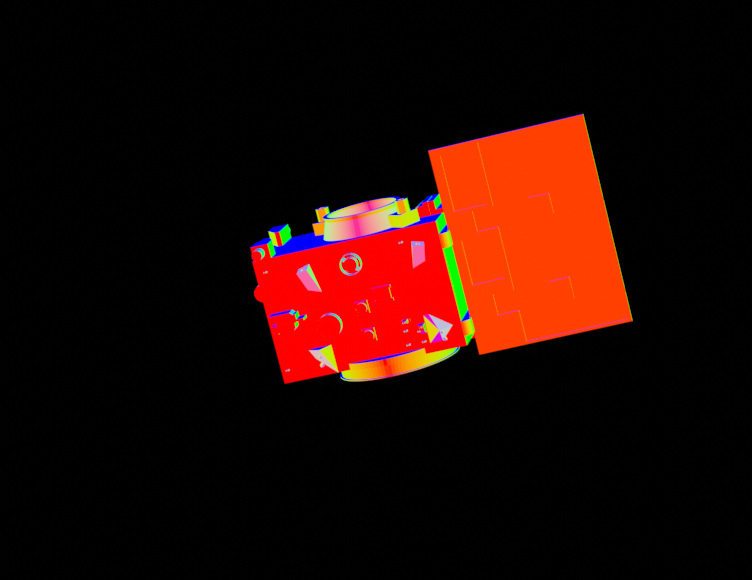
#> input picture python-version/test_images/dynamic_unknowndeg_0to360_5degstep/matching images roll/2.png, 752 x 580 px, found by its file name; its folder holds only this picture in this run
$ jupyter execute --allow-errors plots.ipynb
#> lines starting #> are read from the running program, lines starting #| are printed output that depends on the picture
[cell 1]
import os

import seaborn as sns
import pandas as pd
import matplotlib.pyplot as plt

[cell 2]
sns.set()
sns.set_context("paper", font_scale=1.2)

[cell 3]
df = pd.read_csv("matching_scores.csv")
#> (reads python-version/test_images/perfect_5degstep/matching_scores.csv from the repository)
# drop the first column
df = df.drop(df.columns[0], axis=1)
# set the index to the file_name
df = df.set_index('file_name')
df.index = df.index.map(lambda x: x[x.rfind('/') + 1:])

[cell 4]
# df = df[df['reversed_best'] == False]

[cell 5]
df

[cell 6]
# get the list of files in folder that is .png
files = [file for file in os.listdir('.') if file.endswith('.png')]
files = sorted(files)
files_idx = list(range(len(files)))
# df_best replace file_name with index mapped
#> (the rest of this cell did not finish here and is left out)

[cell 7]
df

#> (a cell that did not finish here is left out)

[cell 9]
df['unique_index'] = df.index

[cell 10]
df_copy = df

[cell 11]
df_copy.sort_values(by='max_val').groupby('file_name').last()

[cell 12]
while True:
    df_best = df_copy.sort_values(by='max_val').groupby('file_name').last()
    df_best['pitch_diff'] = df_best['pitch'].diff().abs()
    df_best['pitch_diff'] = df_best['pitch_diff'].apply(lambda x: x if x < 180 else 360 - x)

    if df_best['pitch_diff'].max() < 40:
        break
    else:
        idx = df_best['pitch_diff'].idxmax()
        unique = df_best.loc[idx]['unique_index']
        df_copy = df_copy.drop(unique)

[cell 13]
df_best

[cell 14]
# only keep 'file_name', 'score', 'pitch', 'yaw', 'roll' columns
df_small = df_best[['score', 'pitch', 'yaw', 'roll', 'channel', 'max_val']]

[cell 15]
# plot roll, pitch, yaw in subplots with score as hue and file_name as x
fig, axes = plt.subplots(3, 1, figsize=(10, 10), sharex=True)
sns.scatterplot(ax=axes[0], data=df_best, x='file_name', y='pitch', hue='score');
axes[0].set_yticks(range(0, 361, 45));
sns.scatterplot(ax=axes[1], data=df_best, x='file_name', y='yaw', hue='score');
axes[1].set_yticks(range(-90, 91, 45));
sns.scatterplot(ax=axes[2], data=df_best, x='file_name', y='roll', hue='score');
axes[2].set_yticks(range(0, 361, 45));
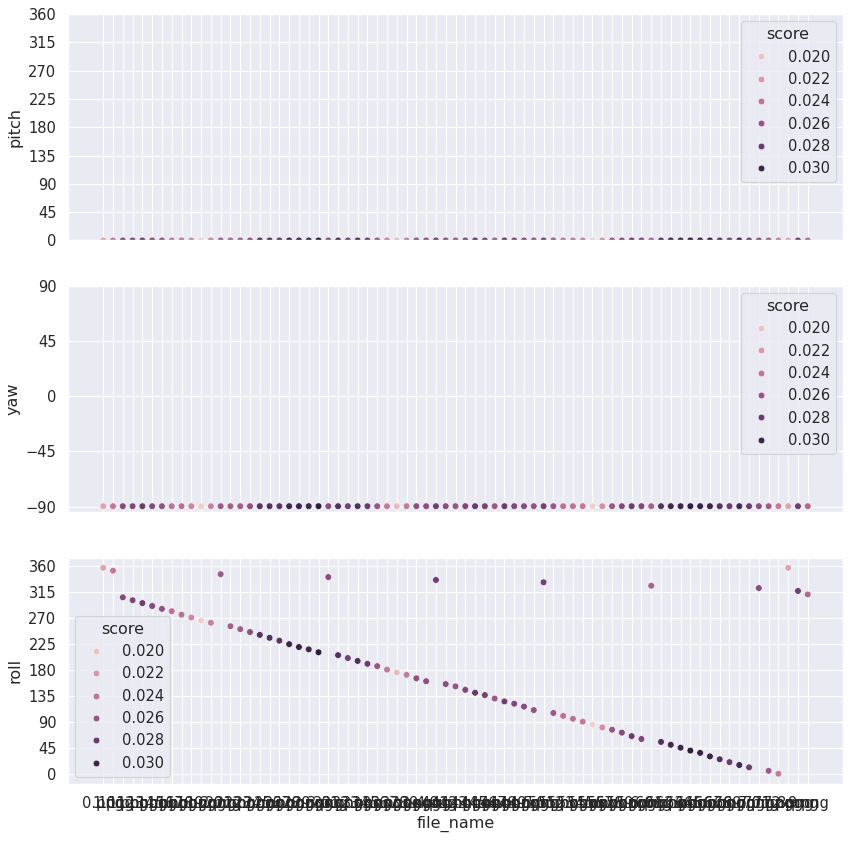
#> figure drawn by matplotlib, 3 panels

[cell 16]
df_small['roll'].diff().median()

[cell 17]
df_small['roll'].diff().describe()

[cell 18]
# find delta values for roll
# plot as histogram absoulte values
sns.histplot(df_small['roll'].diff().abs(), bins=20);
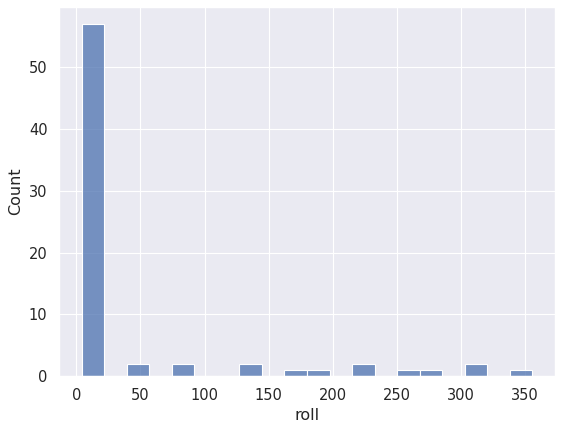
#> figure drawn by matplotlib, 1 panel; tallest bar 57 high, from x = 4 to 21.6

[cell 19]
df_small.drop(['channel', 'max_val'], axis=1).to_csv("best_scores.csv")

[cell 20]
import cv2 as cv

[cell 21]
# go trough all files in folder and according to the channel in df_small replace the file with only the channel
dir = 'matching images roll'
for file in os.listdir(dir):
    try:
        if file.endswith('.png'):
            channel = df_small['channel'][int(file[:file.find('.')])]
            img = cv.imread(dir + "/" + file)
#> img is the input picture: shape (580, 752, 3); mean B, G, R 3.4, 9.1, 36.5
            blue_channel, green_channel, red_channel = cv.split(img)
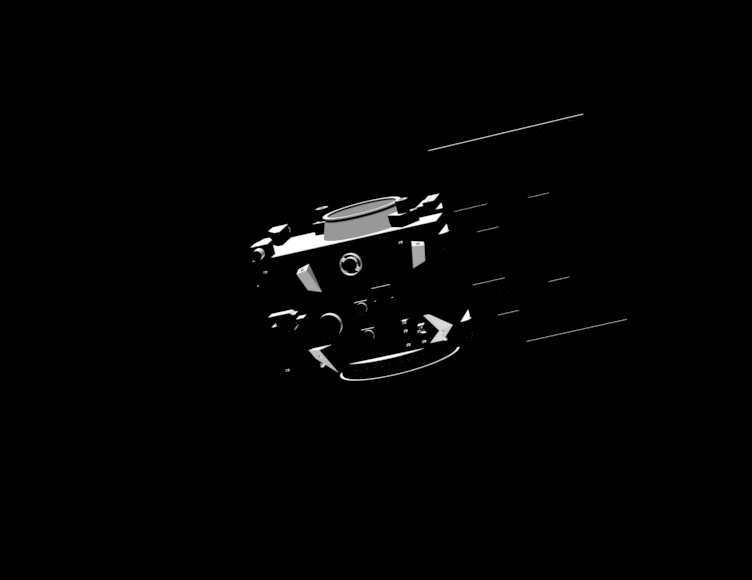
#> blue_channel: shape (580, 752); min 0, max 255, mean 3.4
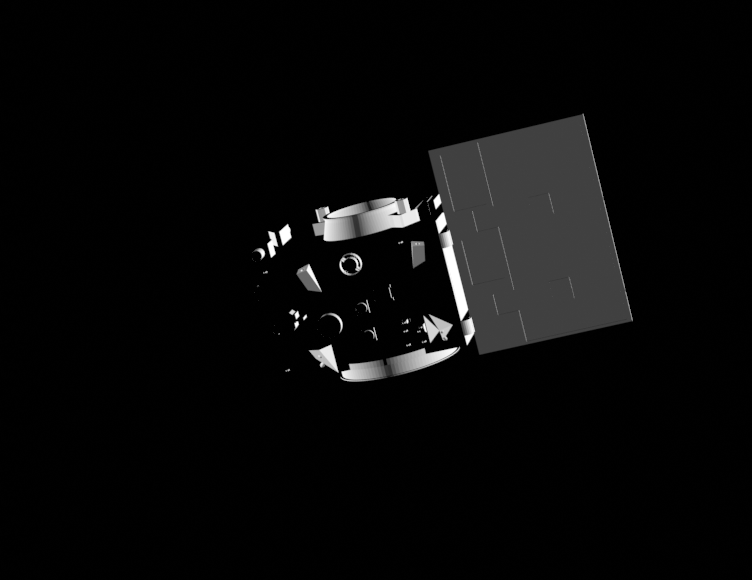
#> green_channel: shape (580, 752); min 0, max 255, mean 9.1
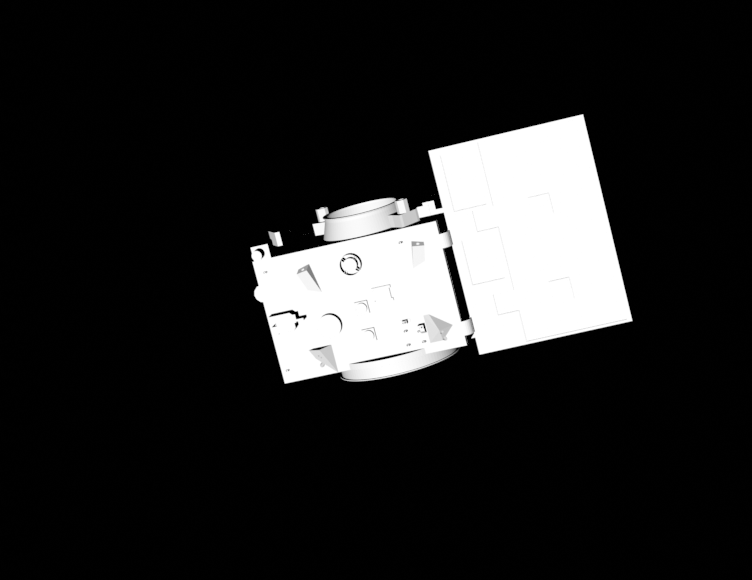
#> red_channel: shape (580, 752); min 0, max 255, mean 36.5
            if channel == "rgb":
                img = cv.add(red_channel, cv.add(blue_channel, green_channel))
                cv.imwrite(dir + "/" + file, img)
            elif channel == "rg":
                img = cv.add(red_channel, green_channel)
#> img: shape (580, 752)
                cv.imwrite(dir + "/" + file, img)
            elif channel == "rb":
                img = cv.add(red_channel, blue_channel)
                cv.imwrite(dir + "/" + file, img)
            elif channel == "gb":
                img = cv.add(green_channel, blue_channel)
                cv.imwrite(dir + "/" + file, img)
    except:
        print("could not find file " + file)
